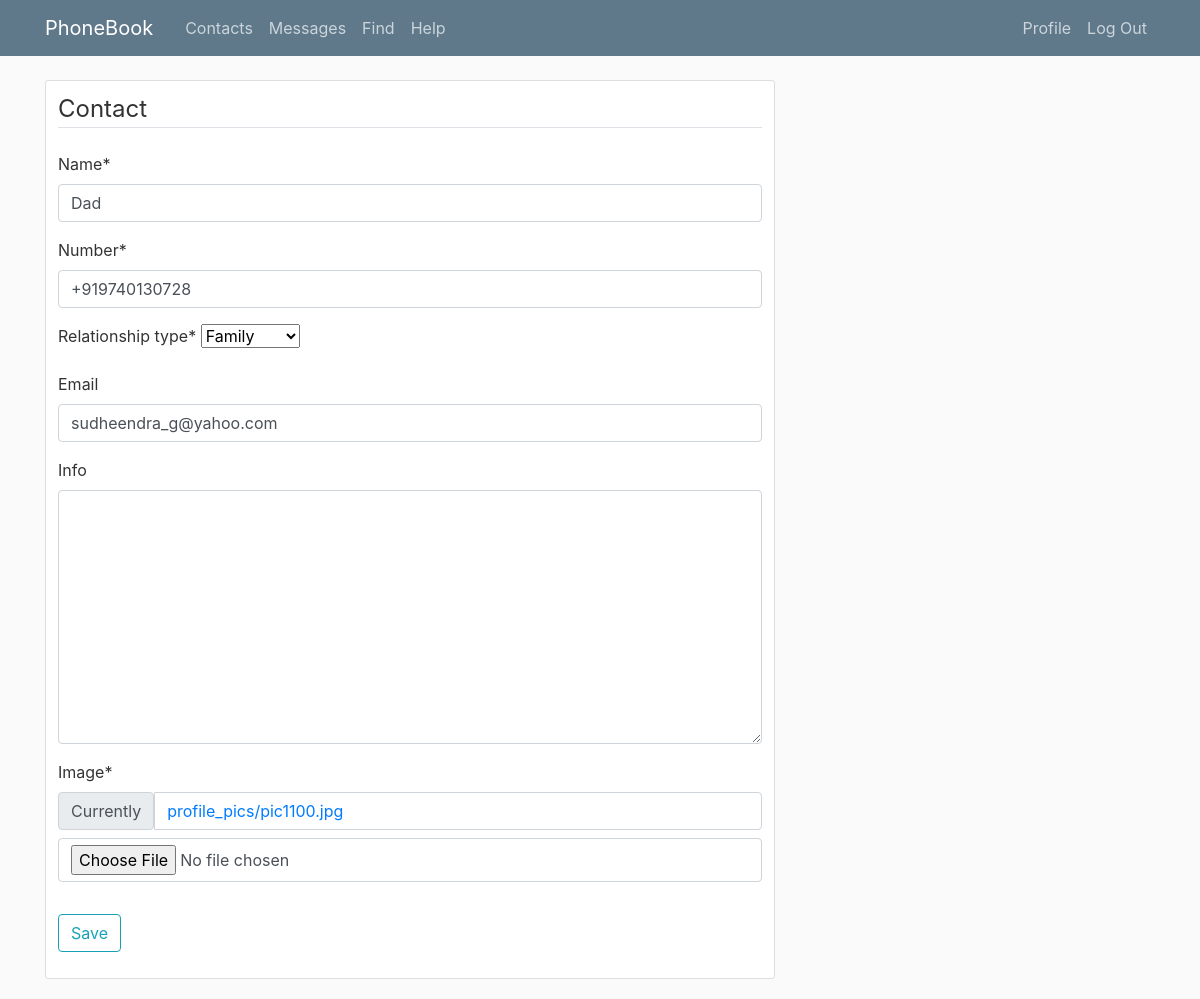
The page /contact/1/update/ (signed in) on the database its author committed.
### contacts/models.py (models this page shows, shortened)
class Contact(models.Model):
    name = models.CharField(max_length=100)
    number = PhoneNumberField(unique=True)
    class relationship(models.TextChoices):
        family = 'family'
        friend = 'friend'
        colleague = 'colleague'
        partner = 'partner'
        other = 'other'
    relationship_type = models.TextField(choices = relationship.choices, default = relationship.other)
    email = models.EmailField(default = '', blank = True, null = True)
    info = models.TextField(default='',blank=True,null=True)
    date_posted = models.DateTimeField(default=timezone.now)
    author = models.ForeignKey(Usero, on_delete=models.CASCADE)
    image = models.ImageField(default = 'default.jpeg',upload_to='profile_pics')

### contacts/views.py (the view, shortened to what this page needs)
# urls.py: path('contact/<int:pk>/update/', ContactUpdateView.as_view(), name = 'contact-update'),
class ContactUpdateView(LoginRequiredMixin, UserPassesTestMixin ,UpdateView):
    model = Contact
    fields = ['name','number','relationship_type','email','info','image']
    def test_func(self):
        contact = self.get_object()
        if self.request.user == contact.author: return True
        return False

### contacts/templates/contacts/contact_form.html (shortened to what this page needs)
{% extends "contacts/base.html" %}
{% load crispy_forms_tags %}
{% block content %}
    <div class="content-section">
        <form method="POST" autocomplete="off" enctype="multipart/form-data">
            <fieldset class="form-group">
                <legend class="border-bottom mb-4">Contact </legend>
                {{ form|crispy }}
            </fieldset>
            <div class="form-group">
                <button class="btn btn-outline-info" type="submit">Save</button>
            </div>
        </form>
    </div>
{% endblock content %}

### contacts/static/contacts/main.css (style rules this page uses)
body { background: #fafafa; color: #333333; margin-top: 5rem; }
.content-section { background: #ffffff; padding: 10px 12px; border: 1px solid #dddddd; border-radius: 3px; margin-bottom: 20px; }

### rows shown on the page
Contact: name "Dad", number "+919740130728", relationship_type "Family", email "sudheendra_g@yahoo.com"
